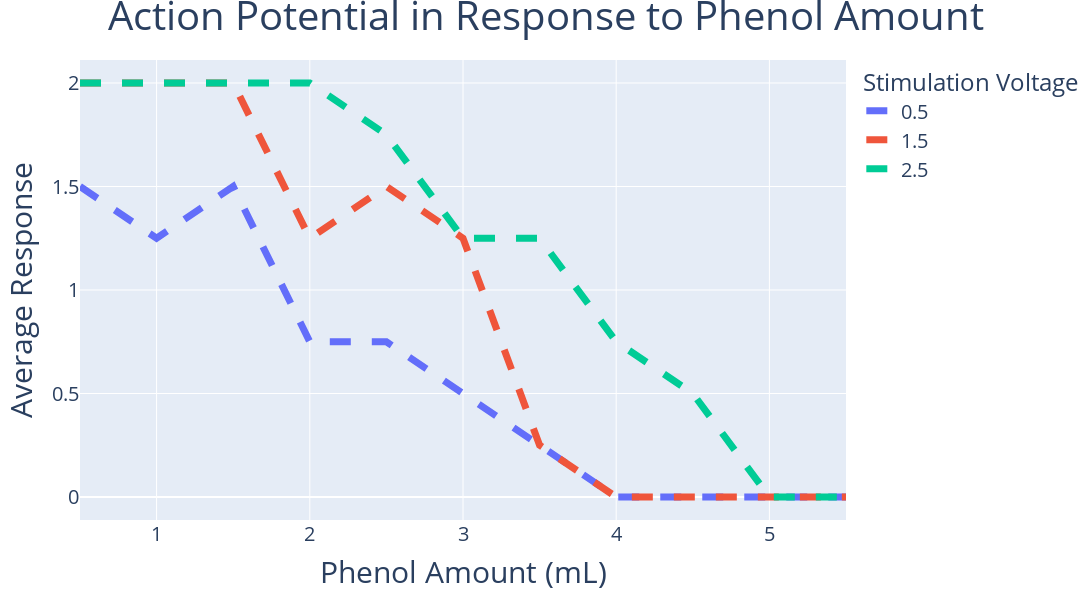

Notebook source saved alongside this figure:
### Code cell
# Plot
fig = px.line(df, x='ml_amount', y='ap', color='voltage', width=1200, height=600)
fig.update_layout(
    title=dict(text='Action Potential in Response to Phenol Amount', x=0.5, font_size=40),
    xaxis=dict(title_text='Phenol Amount (mL)', title_font_size=30, tickfont_size=20),
    yaxis=dict(title_text='Average Response', title_font_size=30, tickfont_size=20),
    legend=dict(title_text='Stimulation Voltage (V)', font_size=20)
)
fig.update_traces(
    line=dict(width=7, dash='dash')
)

### Figure 1 — Plotly figure (JSON) as saved in the notebook; plotly's stock layout.template omitted (floating-point values rounded to 4 significant figures)
{"data": [{"hovertemplate": "voltage=0.5<br>ml_amount=%{x}<br>ap=%{y}<extra></extra>", "legendgroup": "0.5", "line": {"color": "#636efa", "dash": "dash", "width": 7}, "marker": {"symbol": "circle"}, "mode": "lines", "name": "0.5", "orientation": "v", "showlegend": true, "type": "scatter", "x": [0.5, 1, 1.5, 2, 2.5, 3, 3.5, 4, 4.5, 5, 5.5], "xaxis": "x", "y": [1.5, 1.25, 1.5, 0.75, 0.75, 0.5, 0.25, 0, 0, 0, 0], "yaxis": "y"}, {"hovertemplate": "voltage=1.5<br>ml_amount=%{x}<br>ap=%{y}<extra></extra>", "legendgroup": "1.5", "line": {"color": "#EF553B", "dash": "dash", "width": 7}, "marker": {"symbol": "circle"}, "mode": "lines", "name": "1.5", "orientation": "v", "showlegend": true, "type": "scatter", "x": [0.5, 1, 1.5, 2, 2.5, 3, 3.5, 4, 4.5, 5, 5.5], "xaxis": "x", "y": [2, 2, 2, 1.25, 1.5, 1.25, 0.25, 0, 0, 0, 0], "yaxis": "y"}, {"hovertemplate": "voltage=2.5<br>ml_amount=%{x}<br>ap=%{y}<extra></extra>", "legendgroup": "2.5", "line": {"color": "#00cc96", "dash": "dash", "width": 7}, "marker": {"symbol": "circle"}, "mode": "lines", "name": "2.5", "orientation": "v", "showlegend": true, "type": "scatter", "x": [0.5, 1, 1.5, 2, 2.5, 3, 3.5, 4, 4.5, 5, 5.5], "xaxis": "x", "y": [2, 2, 2, 2, 1.75, 1.25, 1.25, 0.75, 0.5, 0, 0], "yaxis": "y"}], "layout": {"height": 600, "legend": {"font": {"size": 20}, "title": {"text": "Stimulation Voltage"}, "tracegroupgap": 0}, "margin": {"t": 60}, "title": {"font": {"size": 40}, "text": "Action Potential in Response to Phenol Amount", "x": 0.5}, "width": 1200, "xaxis": {"anchor": "y", "domain": [0, 1], "tickfont": {"size": 20}, "title": {"font": {"size": 30}, "text": "Phenol Amount (mL)"}}, "yaxis": {"anchor": "x", "domain": [0, 1], "tickfont": {"size": 20}, "title": {"font": {"size": 30}, "text": "Average Response"}}}}
